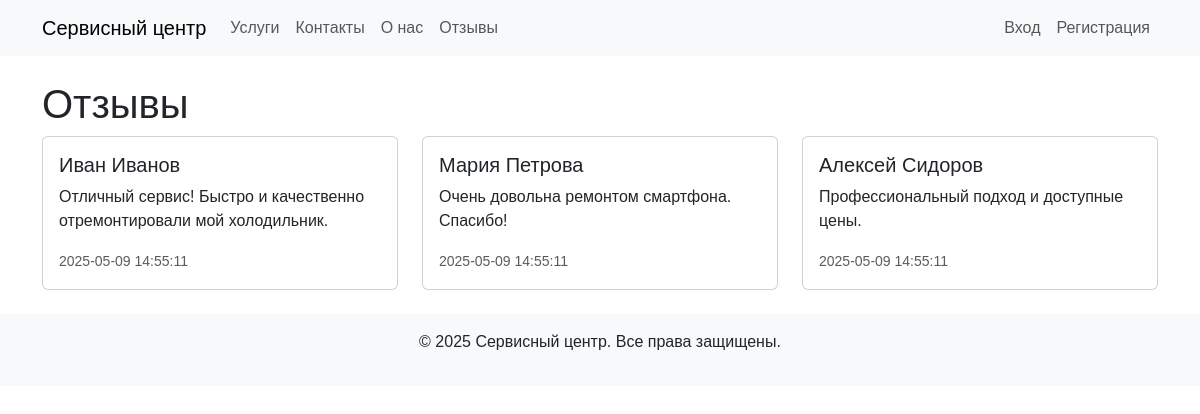
Screenshot of /reviews.php with the database file from the repository.
### tables this page shows
CREATE TABLE reviews (
    id INT AUTO_INCREMENT PRIMARY KEY,
    author VARCHAR(255) NOT NULL,
    text TEXT NOT NULL,
    created_at TIMESTAMP DEFAULT CURRENT_TIMESTAMP
);

### public/reviews.php (the view)
<?php
require_once 'includes/header.php';
require_once 'includes/db.php';
$reviews = $pdo->query('SELECT * FROM reviews')->fetchAll();
?>
<h1>Отзывы</h1>
<div class="row">
    <?php foreach ($reviews as $review): ?>
        <div class="col-md-4">
            <div class="card">
                <div class="card-body">
                    <h5 class="card-title"><?php echo $review['author']; ?></h5>
                    <p class="card-text"><?php echo $review['text']; ?></p>
                    <p class="card-text"><small class="text-muted"><?php echo $review['created_at']; ?></small></p>
                </div>
            </div>
        </div>
    <?php endforeach; ?>
</div>
<?php
require_once 'includes/footer.php';
?>

### public/assets/css/style.css (style rules this page uses)
body { font-family: Arial, sans-serif; }

### rows the page displays
reviews: author "Иван Иванов", text "Отличный сервис! Быстро и качественно отремонтировали мой холодильник.", created_at "2025-05-09 14:55:11"
reviews: author "Мария Петрова", text "Очень довольна ремонтом смартфона. Спасибо!", created_at "2025-05-09 14:55:11"
reviews: author "Алексей Сидоров", text "Профессиональный подход и доступные цены.", created_at "2025-05-09 14:55:11"
